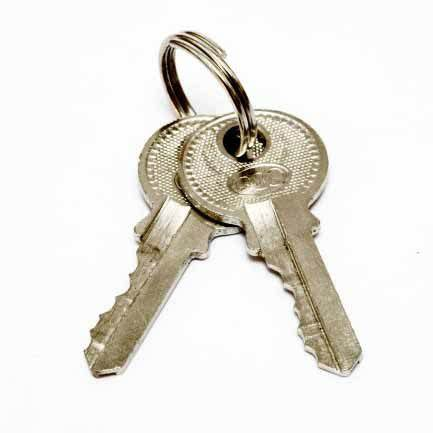
//> input picture untitled66/build/Desktop_Qt_6_7_3-Debug/18.jpg, 433 x 433 px
$ ./main   (built with g++ and OpenCV 4)
//> lines starting //> are read from the running program, lines starting //| are printed output that depends on the picture; after the words box and inside, x2 and y2 are one past the last pixel; in counts of white or black regions, pixels touching at a corner belong together
#include <opencv2/opencv.hpp>
#include <iostream>
#include <vector>

using namespace cv;
using namespace std;

int main()
{
    system("color F0");  //更改输出界面颜色
    Mat img = imread("18.jpg");
//> img is the input picture: 433 rows x 433 cols, CV_8UC3; mean B, G, R 226, 231.3, 233.7
    if (img.empty())
    {
        cout << "请确认图像文件名称是否正确" << endl;
        return -1;
    }
    //imshow("原图", img);
    Mat gray, binary;
    cvtColor(img, gray, COLOR_BGR2GRAY);  //转化成灰度图
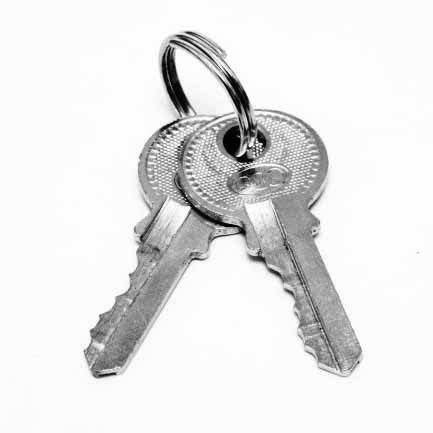
//> gray: 433 rows x 433 cols, CV_8UC1; min 0, max 255, mean 231.4
    GaussianBlur(gray, gray, Size(13, 13), 4, 4);  //平滑滤波
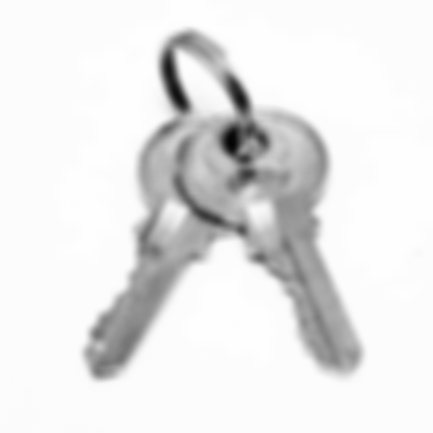
//> gray: 433 rows x 433 cols, CV_8UC1; min 4, max 254, mean 231.4
    threshold(gray, binary, 170, 255, THRESH_BINARY | THRESH_OTSU);  //自适应阈值
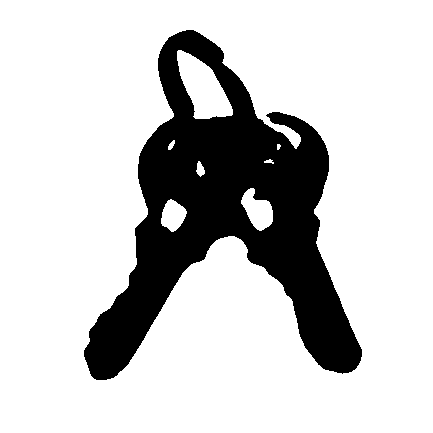
//> binary: 433 rows x 433 cols, CV_8UC1; 79.6% white; 1 black region

    // 轮廓发现与绘制
    vector<vector<Point>> contours;  //轮廓
    vector<Vec4i> hierarchy;  //存放轮廓结构变量
    findContours(binary, contours, hierarchy, RETR_TREE,CHAIN_APPROX_SIMPLE, Point());
//> contours = 9 contours, 2 with area under 20; largest, box (x1, y1, x2, y2) and area: (0, 0, 433, 433) 186624, (83, 29, 363, 381) 42628, (177, 50, 233, 119) 2088, (241, 188, 273, 231) 762, (161, 199, 187, 232) 533, (196, 161, 205, 177) 73, (168, 140, 175, 150) 30
    //绘制轮廓
    for (int t = 0; t < contours.size(); t++)
    {
        drawContours(img, contours, t, Scalar(0, 0, 255), 2, 8);
    }
//> this loop made 9 passes
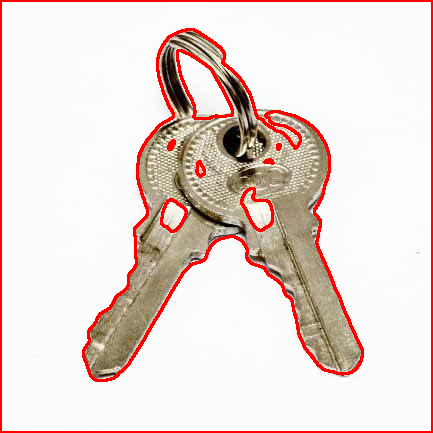
//> img: 433 rows x 433 cols, CV_8UC3; 5.29% of pixels changed, all inside (x1, y1, x2, y2) = (0, 0, 433, 433)
    //输出轮廓结构描述
    for (int i = 0; i < hierarchy.size(); i++)
    {
        cout << hierarchy[i] << endl;
    }

    //显示结果
    imshow("轮廓检测结果", img);
    waitKey(0);
    return 0;
}
